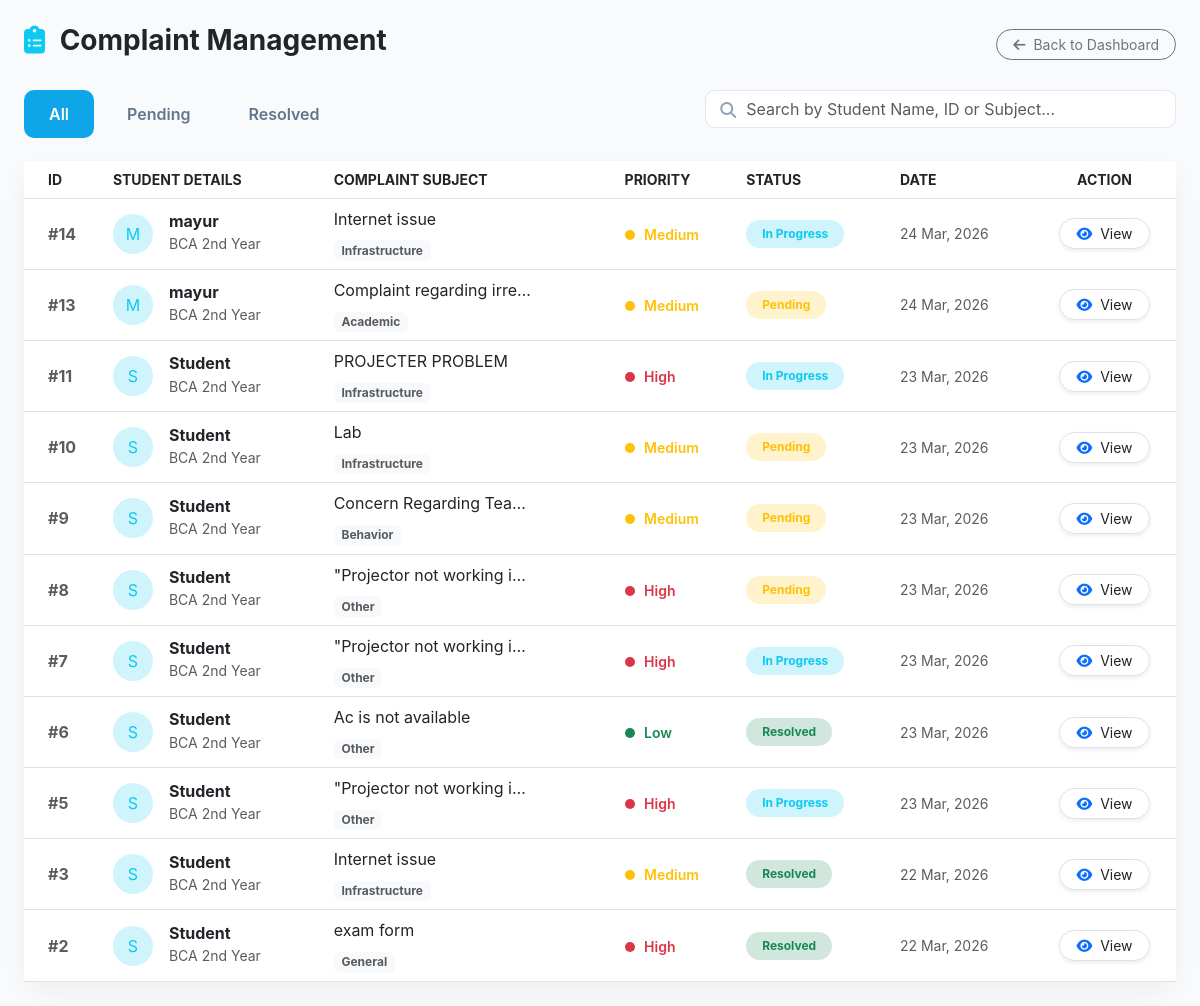
Screenshot of /faculty/all-complaint.php (signed in) with the database file from the repository.
### tables this page shows
CREATE TABLE `complaints` (
  `id` int NOT NULL AUTO_INCREMENT,
  `student_id` int DEFAULT NULL,
  `student_name` varchar(100) DEFAULT NULL,
  `token` varchar(50) DEFAULT NULL,
  `department` varchar(50) DEFAULT NULL,
  `class` varchar(50) DEFAULT NULL,
  `subject` varchar(255) DEFAULT NULL,
  `category` varchar(255) DEFAULT NULL,
  `description` text,
  `faculty_remarks` text,
  `priority` enum('Low','Medium','High') DEFAULT 'Medium',
  `assigned_to` int DEFAULT NULL,
  `status` enum('Pending','In Progress','Resolved') DEFAULT 'Pending',
  `created_at` timestamp NULL DEFAULT CURRENT_TIMESTAMP,
  `is_anonymous` tinyint(1) DEFAULT '0',
  PRIMARY KEY (`id`)
);

### faculty/all-complaint.php (the view, shortened to what this page needs)
<?php
include("../database/db.php");
$f_id   = $_SESSION['faculty_id'];
$f_dept = $_SESSION['department'];
$f_role = $_SESSION['role'];
$f_class = isset($_SESSION['assigned_class']) ? $_SESSION['assigned_class'] : '';
$search = isset($_GET['search']) ? mysqli_real_escape_string($conn, $_GET['search']) : '';
$status_filter = isset($_GET['status']) ? mysqli_real_escape_string($conn, $_GET['status']) : 'All';
if ($f_role == 'HOD') {
    $base_query = "WHERE department = '$f_dept'";
} elseif ($f_role == 'Coordinator') {
    $base_query = "WHERE department = '$f_dept' AND class = '$f_class'";
} else {
    $base_query = "WHERE (department = '$f_dept' AND status='Pending') OR assigned_to = '$f_id'";
}
$query = "SELECT * FROM complaints $base_query ORDER BY created_at DESC";
$result = mysqli_query($conn, $query);
?>
<!DOCTYPE html>
<html lang="en">
<head>
    <link href="https://cdn.jsdelivr.net/npm/bootstrap@5.3.0/dist/css/bootstrap.min.css" rel="stylesheet">
    <link rel="stylesheet" href="https://cdnjs.cloudflare.com/ajax/libs/font-awesome/6.4.0/css/all.min.css">
</head>
<body>
<div class="container-fluid py-4 px-4">
    <div class="d-flex justify-content-between align-items-center mb-4">
        <h3 class="fw-bold text-dark"><i class="fas fa-clipboard-list text-info me-2"></i> Complaint Management</h3>
        <a href="faculty-dashboard.php" class="btn btn-outline-secondary btn-sm rounded-pill px-3">
            <i class="fas fa-arrow-left me-1"></i> Back to Dashboard
        </a>
    </div>
    <div class="row g-3 mb-4">
        <div class="col-md-7">
            <ul class="nav nav-tabs gap-2">
                <li class="nav-item">
                    <a class="nav-link <?php echo ($status_filter=='All')?'active':''; ?>" href="?status=All">All</a>
                </li>
                <li class="nav-item">
                    <a class="nav-link <?php echo ($status_filter=='Pending')?'active':''; ?>" href="?status=Pending">Pending</a>
                </li>
                <li class="nav-item">
                    <a class="nav-link <?php echo ($status_filter=='Resolved')?'active':''; ?>" href="?status=Resolved">Resolved</a>
                </li>
            </ul>
        </div>
        <div class="col-md-5">
            <form action="" method="GET" class="position-relative">
                <i class="fas fa-search search-icon"></i>
                <input type="text" name="search" class="form-control search-box" placeholder="Search by Student Name, ID or Subject..." value="<?php echo $search; ?>">
            </form>
        </div>
    </div>
    <div class="card main-card">
        <div class="table-responsive">
            <table class="table table-hover align-middle mb-0">
                <thead class="bg-light text-muted small text-uppercase">
                    <tr>
                        <th class="ps-4">ID</th>
                        <th>Student Details</th>
                        <th>Complaint Subject</th>
                        <th>Priority</th>
                        <th>Status</th>
                        <th>Date</th>
                        <th class="text-center">Action</th>
                    </tr>
                </thead>
                <tbody>
                    <?php if(mysqli_num_rows($result) > 0) {
                        while($row = mysqli_fetch_assoc($result)) { ?>
                    <tr>
                        <td class="ps-4 fw-bold text-muted">#<?php echo $row['id']; ?></td>
                        <td>
                            <div class="d-flex align-items-center">
                                <div class="bg-info-subtle text-info rounded-circle d-flex align-items-center justify-content-center me-3" style="width: 40px; height: 40px;">
                                    <?php echo strtoupper(substr($row['student_name'], 0, 1)); ?>
                                </div>
                                <div>
                                    <h6 class="mb-0 fw-bold"><?php echo $row['student_name']; ?></h6>
                                    <small class="text-muted"><?php echo $row['class']; ?></small>
                                </div>
                            </div>
                        </td>
                        <td>
                            <span class="text-truncate d-inline-block" style="max-width: 200px;"><?php echo $row['subject']; ?></span><br>
                            <span class="badge bg-light text-dark border-0 small text-muted"><?php echo $row['category']; ?></span>
                        </td>
                        <td>
                            <?php
                                $p_color = ($row['priority']=='High') ? 'danger' : (($row['priority']=='Medium') ? 'warning' : 'success');
                            ?>
                            <span class="priority-dot bg-<?php echo $p_color; ?>"></span>
                            <span class="small fw-semibold text-<?php echo $p_color; ?>"><?php echo $row['priority']; ?></span>
                        </td>
                        <td>
                            <?php
                                $s_bg = ($row['status']=='Resolved') ? 'success' : (($row['status']=='In Progress') ? 'info' : 'warning');
                            ?>
                            <span class="badge bg-<?php echo $s_bg; ?>-subtle text-<?php echo $s_bg; ?> rounded-pill px-3 py-2">
                                <?php echo $row['status']; ?>
                            </span>
                        </td>
                        <td class="text-muted small"><?php echo date('d M, Y', strtotime($row['created_at'])); ?></td>
                        <td class="text-center">
                            <a href="view-complaints.php?id=<?php echo $row['id']; ?>" class="btn btn-sm btn-white border shadow-sm rounded-pill px-3">
                                <i class="fas fa-eye text-primary me-1"></i> View
                            </a>
                        </td>
                    </tr>
                    <?php } } else { ?>
                        <tr><td colspan="7" class="text-center py-5 text-muted">No complaints found.</td></tr>
                    <?php } ?>
                </tbody>
            </table>
        </div>
    </div>
</div>
</body>
</html>

### faculty/all-complaint.php (style rules this page uses)
body { background: #f8fafc; font-family: 'Inter', sans-serif; }
.main-card { border: none; border-radius: 15px; box-shadow: 0 10px 30px rgba(0,0,0,0.05); }
.nav-tabs { border: none; }
.nav-link { border: none !important; color: #64748b; font-weight: 600; padding: 12px 25px; border-radius: 10px !important; }
.nav-link.active { background: #0ea5e9 !important; color: white !important; }
.search-box { border-radius: 10px; border: 1px solid #e2e8f0; padding-left: 40px; }
.search-icon { position: absolute; left: 15px; top: 12px; color: #94a3b8; }
.priority-dot { height: 10px; width: 10px; border-radius: 50%; display: inline-block; margin-right: 5px; }

### rows the page displays
complaints: id "14", student_name "M", student_name "mayur", class "BCA 2nd Year", subject "Internet issue", category "Infrastructure", priority "Medium", status "In Progress", created_at "24 Mar, 2026"
complaints: id "13", student_name "M", student_name "mayur", class "BCA 2nd Year", subject "Complaint regarding irre…", category "Academic", priority "Medium", status "Pending", created_at "24 Mar, 2026"
complaints: id "11", student_name "S", student_name "Student", class "BCA 2nd Year", subject "PROJECTER PROBLEM", category "Infrastructure", priority "High", status "In Progress", created_at "23 Mar, 2026"
complaints: id "10", student_name "S", student_name "Student", class "BCA 2nd Year", subject "Lab", category "Infrastructure", priority "Medium", status "Pending", created_at "23 Mar, 2026"
complaints: id "9", student_name "S", student_name "Student", class "BCA 2nd Year", subject "Concern Regarding Tea…", category "Behavior", priority "Medium", status "Pending", created_at "23 Mar, 2026"
complaints: id "8", student_name "S", student_name "Student", class "BCA 2nd Year", subject "\"Projector not working i…", category "Other", priority "High", status "Pending", created_at "23 Mar, 2026"
complaints: id "7", student_name "S", student_name "Student", class "BCA 2nd Year", subject "\"Projector not working i…", category "Other", priority "High", status "In Progress", created_at "23 Mar, 2026"
complaints: id "6", student_name "S", student_name "Student", class "BCA 2nd Year", subject "Ac is not available", category "Other", priority "Low", status "Resolved", created_at "23 Mar, 2026"
complaints: id "5", student_name "S", student_name "Student", class "BCA 2nd Year", subject "\"Projector not working i…", category "Other", priority "High", status "In Progress", created_at "23 Mar, 2026"
complaints: id "3", student_name "S", student_name "Student", class "BCA 2nd Year", subject "Internet issue", category "Infrastructure", priority "Medium", status "Resolved", created_at "22 Mar, 2026"
complaints: id "2", student_name "S", student_name "Student", class "BCA 2nd Year", subject "exam form", category "General", priority "High", status "Resolved", created_at "22 Mar, 2026"
